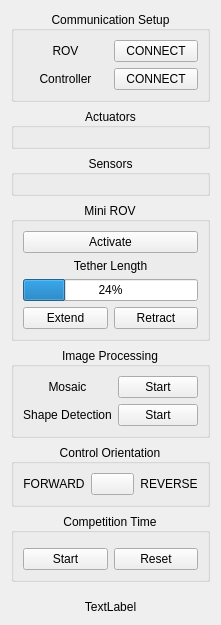
              <widget class="QWidget" name="scrollAreaWidgetContents_3">
               <property name="geometry">
                <rect>
                 <x>0</x>
                 <y>0</y>
                 <width>175</width>
                 <height>625</height>
                </rect>
               </property>
               <layout class="QGridLayout" name="gridLayout_10">
                <item row="0" column="0">
                 <layout class="QVBoxLayout" name="verticalLayout">
                  <item>
                   <widget class="QGroupBox" name="groupBox_2">
                    <property name="title">
                     <string>Communication Setup</string>
                    </property>
                    <property name="alignment">
                     <set>Qt::AlignCenter</set>
                    </property>
                    <layout class="QGridLayout" name="gridLayout_4">
                     <item row="0" column="1">
                      <widget class="QPushButton" name="control_rov_connect">
                       <property name="sizePolicy">
                        <sizepolicy hsizetype="Preferred" vsizetype="Preferred">
                         <horstretch>0</horstretch>
                         <verstretch>0</verstretch>
                        </sizepolicy>
                       </property>
                       <property name="minimumSize">
                        <size>
                         <width>0</width>
                         <height>0</height>
                        </size>
                       </property>
                       <property name="text">
                        <string>CONNECT</string>
                       </property>
                      </widget>
                     </item>
                     <item row="1" column="1">
                      <widget class="QPushButton" name="control_controller_connect">
                       <property name="sizePolicy">
                        <sizepolicy hsizetype="Preferred" vsizetype="Preferred">
                         <horstretch>0</horstretch>
                         <verstretch>0</verstretch>
                        </sizepolicy>
                       </property>
                       <property name="minimumSize">
                        <size>
                         <width>0</width>
                         <height>0</height>
                        </size>
                       </property>
                       <property name="text">
                        <string>CONNECT</string>
                       </property>
                      </widget>
                     </item>
                     <item row="0" column="0">
                      <widget class="QLabel" name="label_3">
                       <property name="text">
                        <string>ROV</string>
                       </property>
                       <property name="alignment">
                        <set>Qt::AlignCenter</set>
                       </property>
                      </widget>
                     </item>
                     <item row="1" column="0">
                      <widget class="QLabel" name="label_4">
                       <property name="text">
                        <string>Controller</string>
                       </property>
                       <property name="alignment">
                        <set>Qt::AlignCenter</set>
                       </property>
                      </widget>
                     </item>
                    </layout>
                   </widget>
                  </item>
                  <item>
                   <widget class="QGroupBox" name="groupBox_3">
                    <property name="title">
                     <string>Actuators</string>
                    </property>
                    <property name="alignment">
                     <set>Qt::AlignCenter</set>
                    </property>
                    <layout class="QGridLayout" name="gridLayout_7">
                     <item row="0" column="0">
                      <layout class="QFormLayout" name="control_panel_actuators"/>
                     </item>
                    </layout>
                   </widget>
                  </item>
                  <item>
                   <widget class="QGroupBox" name="groupBox_7">
                    <property name="title">
                     <string>Sensors</string>
                    </property>
                    <property name="alignment">
                     <set>Qt::AlignCenter</set>
                    </property>
                    <layout class="QGridLayout" name="gridLayout_29">
                     <item row="0" column="0">
                      <layout class="QFormLayout" name="control_panel_sensors"/>
                     </item>
                    </layout>
                   </widget>
                  </item>
                  <item>
                   <widget class="QGroupBox" name="groupBox_12">
                    <property name="title">
                     <string>Mini ROV</string>
                    </property>
                    <property name="alignment">
                     <set>Qt::AlignCenter</set>
                    </property>
                    <layout class="QGridLayout" name="gridLayout_3">
                     <item row="0" column="0">
                      <widget class="QPushButton" name="pushButton_18">
                       <property name="text">
                        <string>Activate</string>
                       </property>
                      </widget>
                     </item>
                     <item row="1" column="0">
                      <widget class="QLabel" name="label_2">
                       <property name="text">
                        <string>Tether Length</string>
                       </property>
                       <property name="alignment">
                        <set>Qt::AlignCenter</set>
                       </property>
                      </widget>
                     </item>
                     <item row="2" column="0">
                      <widget class="QProgressBar" name="progressBar">
                       <property name="value">
                        <number>24</number>
                       </property>
                      </widget>
                     </item>
                     <item row="3" column="0">
                      <layout class="QHBoxLayout" name="horizontalLayout_6">
                       <item>
                        <widget class="QPushButton" name="pushButton_19">
                         <property name="text">
                          <string>Extend</string>
                         </property>
                        </widget>
                       </item>
                       <item>
                        <widget class="QPushButton" name="pushButton_24">
                         <property name="text">
                          <string>Retract</string>
                         </property>
                        </widget>
                       </item>
                      </layout>
                     </item>
                    </layout>
                   </widget>
                  </item>
                  <item>
                   <widget class="QGroupBox" name="groupBox_14">
                    <property name="title">
                     <string>Image Processing</string>
                    </property>
                    <property name="alignment">
                     <set>Qt::AlignCenter</set>
                    </property>
                    <layout class="QGridLayout" name="gridLayout_18">
                     <item row="0" column="1">
                      <widget class="QPushButton" name="control_vision_mosaic">
                       <property name="sizePolicy">
                        <sizepolicy hsizetype="Preferred" vsizetype="Preferred">
                         <horstretch>0</horstretch>
                         <verstretch>0</verstretch>
                        </sizepolicy>
                       </property>
                       <property name="minimumSize">
                        <size>
                         <width>0</width>
                         <height>0</height>
                        </size>
                       </property>
                       <property name="text">
                        <string>Start</string>
                       </property>
                      </widget>
                     </item>
                     <item row="1" column="1">
                      <widget class="QPushButton" name="pushButton_26">
                       <property name="sizePolicy">
                        <sizepolicy hsizetype="Preferred" vsizetype="Preferred">
                         <horstretch>0</horstretch>
                         <verstretch>0</verstretch>
                        </sizepolicy>
                       </property>
                       <property name="minimumSize">
                        <size>
                         <width>0</width>
                         <height>0</height>
                        </size>
                       </property>
                       <property name="text">
                        <string>Start</string>
                       </property>
                      </widget>
                     </item>
                     <item row="0" column="0">
                      <widget class="QLabel" name="label_6">
                       <property name="text">
                        <string>Mosaic</string>
                       </property>
                       <property name="alignment">
                        <set>Qt::AlignCenter</set>
                       </property>
                      </widget>
                     </item>
                     <item row="1" column="0">
                      <widget class="QLabel" name="label_7">
                       <property name="text">
                        <string>Shape Detection</string>
                       </property>
                       <property name="alignment">
                        <set>Qt::AlignCenter</set>
                       </property>
                      </widget>
                     </item>
                    </layout>
                   </widget>
                  </item>
                  <item>
                   <widget class="QGroupBox" name="groupBox_16">
                    <property name="title">
                     <string>Control Orientation</string>
                    </property>
                    <property name="alignment">
                     <set>Qt::AlignCenter</set>
                    </property>
                    <layout class="QHBoxLayout" name="horizontalLayout_3">
                     <item>
                      <widget class="QLabel" name="control_switch_direction_forward">
                       <property name="text">
                        <string>FORWARD</string>
                       </property>
                       <property name="alignment">
                        <set>Qt::AlignCenter</set>
                       </property>
                      </widget>
                     </item>
                     <item>
                      <widget class="QPushButton" name="control_switch_direction">
                       <property name="sizePolicy">
                        <sizepolicy hsizetype="Preferred" vsizetype="Fixed">
                         <horstretch>0</horstretch>
                         <verstretch>0</verstretch>
                        </sizepolicy>
                       </property>
                       <property name="text">
                        <string/>
                       </property>
                      </widget>
                     </item>
                     <item>
                      <widget class="QLabel" name="control_switch_direction_reverse">
                       <property name="text">
                        <string>REVERSE</string>
                       </property>
                       <property name="alignment">
                        <set>Qt::AlignCenter</set>
                       </property>
                      </widget>
                     </item>
                    </layout>
                   </widget>
                  </item>
                  <item>
                   <widget class="QGroupBox" name="groupBox_13">
                    <property name="title">
                     <string>Competition Time</string>
                    </property>
                    <property name="alignment">
                     <set>Qt::AlignCenter</set>
                    </property>
                    <layout class="QGridLayout" name="gridLayout_5">
                     <item row="0" column="0">
                      <widget class="QLCDNumber" name="control_timer">
                       <property name="sizePolicy">
                        <sizepolicy hsizetype="Preferred" vsizetype="Preferred">
                         <horstretch>0</horstretch>
                         <verstretch>0</verstretch>
                        </sizepolicy>
                       </property>
                       <property name="smallDecimalPoint">
                        <bool>false</bool>
                       </property>
                       <property name="digitCount">
                        <number>6</number>
                       </property>
                       <property name="segmentStyle">
                        <enum>QLCDNumber::Filled</enum>
                       </property>
                      </widget>
                     </item>
                     <item row="1" column="0">
                      <layout class="QHBoxLayout" name="horizontalLayout_2">
                       <item>
                        <widget class="QPushButton" name="control_timer_start">
                         <property name="text">
                          <string>Start</string>
                         </property>
                        </widget>
                       </item>
                       <item>
                        <widget class="QPushButton" name="control_timer_reset">
                         <property name="text">
                          <string>Reset</string>
                         </property>
                        </widget>
                       </item>
                      </layout>
                     </item>
                    </layout>
                   </widget>
                  </item>
                 </layout>
                </item>
                <item row="2" column="0">
                 <spacer name="verticalSpacer">
                  <property name="orientation">
                   <enum>Qt::Vertical</enum>
                  </property>
                  <property name="sizeHint" stdset="0">
                   <size>
                    <width>20</width>
                    <height>40</height>
                   </size>
                  </property>
                 </spacer>
                </item>
                <item row="3" column="0">
                 <widget class="QLabel" name="avalon_logo">
                  <property name="text">
                   <string>TextLabel</string>
                  </property>
                  <property name="alignment">
                   <set>Qt::AlignCenter</set>
                  </property>
                 </widget>
                </item>
               </layout>
              </widget>
